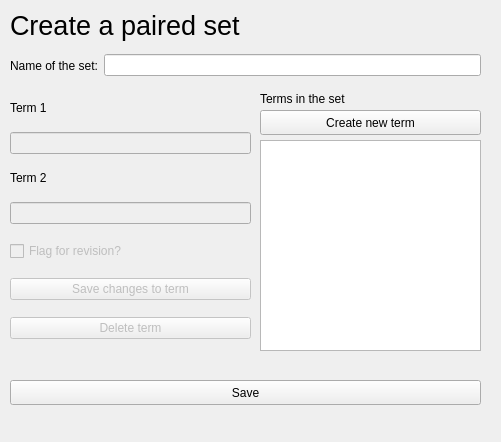
<?xml version="1.0" encoding="UTF-8"?>
<ui version="4.0">
 <class>PairedSetCreator</class>
 <widget class="QWidget" name="PairedSetCreator">
  <property name="geometry">
   <rect>
    <x>0</x>
    <y>0</y>
    <width>501</width>
    <height>442</height>
   </rect>
  </property>
  <property name="minimumSize">
   <size>
    <width>501</width>
    <height>442</height>
   </size>
  </property>
  <property name="maximumSize">
   <size>
    <width>501</width>
    <height>442</height>
   </size>
  </property>
  <property name="windowTitle">
   <string>Form</string>
  </property>
  <widget class="QLabel" name="title">
   <property name="geometry">
    <rect>
     <x>10</x>
     <y>10</y>
     <width>351</width>
     <height>31</height>
    </rect>
   </property>
   <property name="font">
    <font>
     <pointsize>20</pointsize>
    </font>
   </property>
   <property name="text">
    <string>Create a paired set</string>
   </property>
  </widget>
  <widget class="QWidget" name="horizontalLayoutWidget">
   <property name="geometry">
    <rect>
     <x>10</x>
     <y>50</y>
     <width>471</width>
     <height>31</height>
    </rect>
   </property>
   <layout class="QHBoxLayout" name="setNameBox">
    <item>
     <widget class="QLabel" name="label">
      <property name="text">
       <string>Name of the set:</string>
      </property>
     </widget>
    </item>
    <item>
     <widget class="QLineEdit" name="setName"/>
    </item>
   </layout>
  </widget>
  <widget class="QWidget" name="verticalLayoutWidget">
   <property name="geometry">
    <rect>
     <x>10</x>
     <y>90</y>
     <width>241</width>
     <height>261</height>
    </rect>
   </property>
   <layout class="QVBoxLayout" name="verticalLayout">
    <item>
     <widget class="QLabel" name="t1Lbl">
      <property name="sizePolicy">
       <sizepolicy hsizetype="Expanding" vsizetype="Fixed">
        <horstretch>0</horstretch>
        <verstretch>0</verstretch>
       </sizepolicy>
      </property>
      <property name="text">
       <string>Term 1</string>
      </property>
     </widget>
    </item>
    <item>
     <widget class="QLineEdit" name="termOneEntry">
      <property name="enabled">
       <bool>false</bool>
      </property>
     </widget>
    </item>
    <item>
     <widget class="QLabel" name="t2Lbl">
      <property name="sizePolicy">
       <sizepolicy hsizetype="Expanding" vsizetype="Fixed">
        <horstretch>0</horstretch>
        <verstretch>0</verstretch>
       </sizepolicy>
      </property>
      <property name="text">
       <string>Term 2</string>
      </property>
     </widget>
    </item>
    <item>
     <widget class="QLineEdit" name="termTwoEntry">
      <property name="enabled">
       <bool>false</bool>
      </property>
     </widget>
    </item>
    <item>
     <widget class="QCheckBox" name="flagged">
      <property name="enabled">
       <bool>false</bool>
      </property>
      <property name="text">
       <string>Flag for revision?</string>
      </property>
     </widget>
    </item>
    <item>
     <widget class="QPushButton" name="SavePairChanges">
      <property name="enabled">
       <bool>false</bool>
      </property>
      <property name="text">
       <string>Save changes to term</string>
      </property>
     </widget>
    </item>
    <item>
     <widget class="QPushButton" name="DeleteTerm">
      <property name="enabled">
       <bool>false</bool>
      </property>
      <property name="text">
       <string>Delete term</string>
      </property>
     </widget>
    </item>
   </layout>
  </widget>
  <widget class="QListWidget" name="Terms">
   <property name="geometry">
    <rect>
     <x>260</x>
     <y>140</y>
     <width>221</width>
     <height>211</height>
    </rect>
   </property>
  </widget>
  <widget class="QLabel" name="label_2">
   <property name="geometry">
    <rect>
     <x>260</x>
     <y>90</y>
     <width>221</width>
     <height>17</height>
    </rect>
   </property>
   <property name="text">
    <string>Terms in the set</string>
   </property>
  </widget>
  <widget class="QPushButton" name="SaveSet">
   <property name="geometry">
    <rect>
     <x>10</x>
     <y>380</y>
     <width>471</width>
     <height>25</height>
    </rect>
   </property>
   <property name="text">
    <string>Save</string>
   </property>
  </widget>
  <widget class="QPushButton" name="CreateNewTerm">
   <property name="geometry">
    <rect>
     <x>260</x>
     <y>110</y>
     <width>221</width>
     <height>25</height>
    </rect>
   </property>
   <property name="text">
    <string>Create new term</string>
   </property>
  </widget>
 </widget>
 <resources/>
 <connections/>
</ui>
